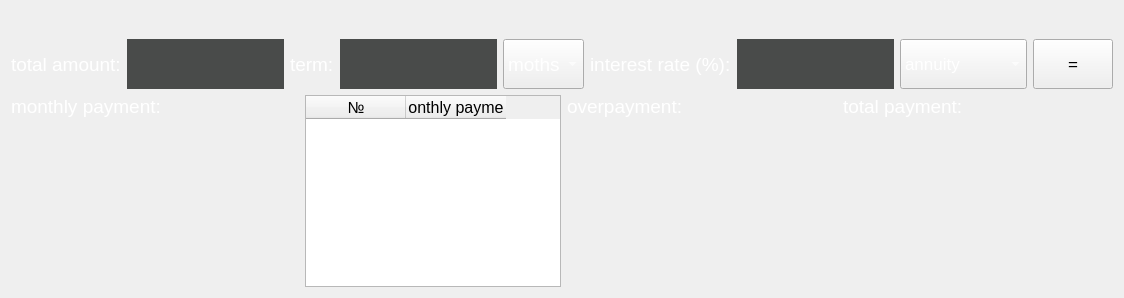
      <widget class="QWidget" name="tab_2">
       <attribute name="title">
        <string>credit</string>
       </attribute>
       <layout class="QVBoxLayout" name="verticalLayout_4">
        <item>
         <layout class="QVBoxLayout" name="verticalLayout_3">
          <item>
           <widget class="QLabel" name="label_credit_error_msg">
            <property name="font">
             <font>
              <pointsize>14</pointsize>
             </font>
            </property>
            <property name="styleSheet">
             <string notr="true">color: red;</string>
            </property>
            <property name="text">
             <string/>
            </property>
           </widget>
          </item>
          <item>
           <layout class="QHBoxLayout" name="horizontalLayout_6">
            <property name="sizeConstraint">
             <enum>QLayout::SetDefaultConstraint</enum>
            </property>
            <item>
             <widget class="QLabel" name="label_15">
              <property name="font">
               <font>
                <pointsize>14</pointsize>
               </font>
              </property>
              <property name="styleSheet">
               <string notr="true">color: white;</string>
              </property>
              <property name="text">
               <string>total amount:</string>
              </property>
             </widget>
            </item>
            <item>
             <widget class="QLineEdit" name="lineEdit_amount">
              <property name="minimumSize">
               <size>
                <width>0</width>
                <height>50</height>
               </size>
              </property>
              <property name="font">
               <font>
                <pointsize>13</pointsize>
               </font>
              </property>
              <property name="styleSheet">
               <string notr="true">background-color: #494b4a;
color: white;
border-style: none;</string>
              </property>
              <property name="text">
               <string/>
              </property>
             </widget>
            </item>
            <item>
             <widget class="QLabel" name="label_5">
              <property name="font">
               <font>
                <pointsize>14</pointsize>
               </font>
              </property>
              <property name="styleSheet">
               <string notr="true">color: white;</string>
              </property>
              <property name="text">
               <string>term:</string>
              </property>
             </widget>
            </item>
            <item>
             <widget class="QLineEdit" name="lineEdit_term">
              <property name="minimumSize">
               <size>
                <width>0</width>
                <height>50</height>
               </size>
              </property>
              <property name="font">
               <font>
                <pointsize>13</pointsize>
               </font>
              </property>
              <property name="styleSheet">
               <string notr="true">background-color: #494b4a;
color: white;
border-style: none;</string>
              </property>
             </widget>
            </item>
            <item>
             <widget class="QComboBox" name="comboBox_term">
              <property name="minimumSize">
               <size>
                <width>0</width>
                <height>50</height>
               </size>
              </property>
              <property name="font">
               <font>
                <pointsize>14</pointsize>
               </font>
              </property>
              <property name="styleSheet">
               <string notr="true">color: white;</string>
              </property>
              <item>
               <property name="text">
                <string>moths</string>
               </property>
              </item>
              <item>
               <property name="text">
                <string>years</string>
               </property>
              </item>
             </widget>
            </item>
            <item>
             <widget class="QLabel" name="label_4">
              <property name="font">
               <font>
                <pointsize>14</pointsize>
               </font>
              </property>
              <property name="styleSheet">
               <string notr="true">color: white;</string>
              </property>
              <property name="text">
               <string>interest rate (%):</string>
              </property>
             </widget>
            </item>
            <item>
             <widget class="QLineEdit" name="lineEdit_interest_rate">
              <property name="minimumSize">
               <size>
                <width>0</width>
                <height>50</height>
               </size>
              </property>
              <property name="font">
               <font>
                <pointsize>13</pointsize>
               </font>
              </property>
              <property name="styleSheet">
               <string notr="true">background-color: #494b4a;
color: white;
border-style: none;</string>
              </property>
             </widget>
            </item>
            <item>
             <widget class="QComboBox" name="comboBox_credit_type">
              <property name="minimumSize">
               <size>
                <width>0</width>
                <height>50</height>
               </size>
              </property>
              <property name="font">
               <font>
                <pointsize>13</pointsize>
               </font>
              </property>
              <property name="styleSheet">
               <string notr="true">color: white;</string>
              </property>
              <item>
               <property name="text">
                <string>annuity</string>
               </property>
              </item>
              <item>
               <property name="text">
                <string>differentiated</string>
               </property>
              </item>
             </widget>
            </item>
            <item>
             <widget class="QPushButton" name="pushButton_credit_eval">
              <property name="minimumSize">
               <size>
                <width>50</width>
                <height>50</height>
               </size>
              </property>
              <property name="font">
               <font>
                <pointsize>13</pointsize>
               </font>
              </property>
              <property name="text">
               <string>=</string>
              </property>
             </widget>
            </item>
           </layout>
          </item>
          <item>
           <layout class="QHBoxLayout" name="horizontalLayout_7">
            <item>
             <widget class="QLabel" name="label_7">
              <property name="font">
               <font>
                <pointsize>14</pointsize>
               </font>
              </property>
              <property name="styleSheet">
               <string notr="true">color: white;</string>
              </property>
              <property name="text">
               <string>monthly payment:</string>
              </property>
              <property name="alignment">
               <set>Qt::AlignLeading|Qt::AlignLeft|Qt::AlignTop</set>
              </property>
             </widget>
            </item>
            <item>
             <widget class="QLabel" name="label_monthly_payment">
              <property name="font">
               <font>
                <pointsize>14</pointsize>
               </font>
              </property>
              <property name="styleSheet">
               <string notr="true">color: white;</string>
              </property>
              <property name="text">
               <string/>
              </property>
              <property name="alignment">
               <set>Qt::AlignLeading|Qt::AlignLeft|Qt::AlignTop</set>
              </property>
             </widget>
            </item>
            <item>
             <widget class="QTableWidget" name="tableWidget_mounthly_payments">
              <property name="enabled">
               <bool>true</bool>
              </property>
              <property name="sizePolicy">
               <sizepolicy hsizetype="Minimum" vsizetype="Expanding">
                <horstretch>0</horstretch>
                <verstretch>0</verstretch>
               </sizepolicy>
              </property>
              <property name="font">
               <font>
                <pointsize>12</pointsize>
               </font>
              </property>
              <property name="styleSheet">
               <string notr="true"/>
              </property>
              <property name="showDropIndicator" stdset="0">
               <bool>true</bool>
              </property>
              <column>
               <property name="text">
                <string>№</string>
               </property>
              </column>
              <column>
               <property name="text">
                <string>monthly payment</string>
               </property>
              </column>
             </widget>
            </item>
            <item>
             <widget class="QLabel" name="label_6">
              <property name="font">
               <font>
                <pointsize>14</pointsize>
               </font>
              </property>
              <property name="styleSheet">
               <string notr="true">color: white;</string>
              </property>
              <property name="text">
               <string>overpayment:</string>
              </property>
              <property name="alignment">
               <set>Qt::AlignLeading|Qt::AlignLeft|Qt::AlignTop</set>
              </property>
             </widget>
            </item>
            <item>
             <widget class="QLabel" name="label_overpayment">
              <property name="font">
               <font>
                <pointsize>14</pointsize>
               </font>
              </property>
              <property name="styleSheet">
               <string notr="true">color: white;</string>
              </property>
              <property name="text">
               <string/>
              </property>
              <property name="alignment">
               <set>Qt::AlignLeading|Qt::AlignLeft|Qt::AlignTop</set>
              </property>
             </widget>
            </item>
            <item>
             <widget class="QLabel" name="label_8">
              <property name="font">
               <font>
                <pointsize>14</pointsize>
               </font>
              </property>
              <property name="styleSheet">
               <string notr="true">color: white;</string>
              </property>
              <property name="text">
               <string>total payment:</string>
              </property>
              <property name="alignment">
               <set>Qt::AlignLeading|Qt::AlignLeft|Qt::AlignTop</set>
              </property>
             </widget>
            </item>
            <item>
             <widget class="QLabel" name="label_total_payment">
              <property name="minimumSize">
               <size>
                <width>50</width>
                <height>50</height>
               </size>
              </property>
              <property name="font">
               <font>
                <pointsize>13</pointsize>
               </font>
              </property>
              <property name="styleSheet">
               <string notr="true">color: white;</string>
              </property>
              <property name="text">
               <string/>
              </property>
              <property name="alignment">
               <set>Qt::AlignLeading|Qt::AlignLeft|Qt::AlignTop</set>
              </property>
             </widget>
            </item>
           </layout>
          </item>
         </layout>
        </item>
       </layout>
      </widget>
